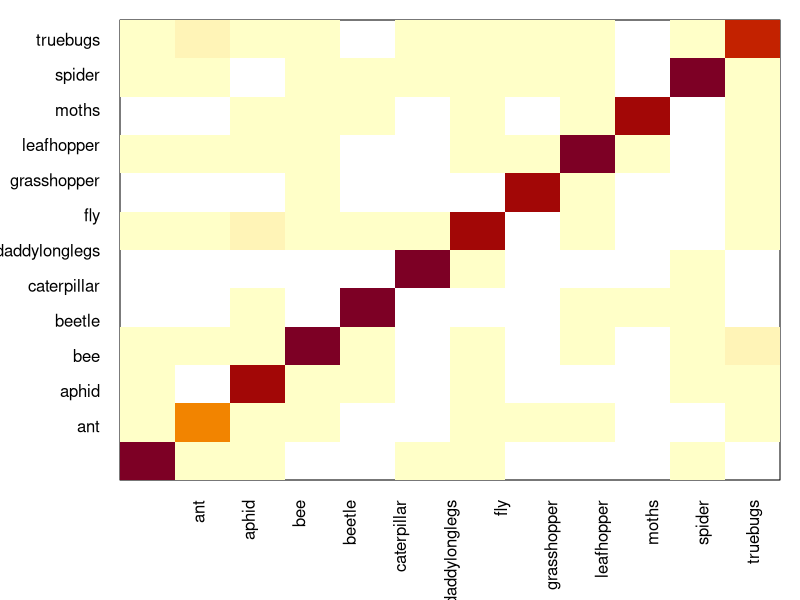

Reproduce this figure in R. (Note: this script raises an error after producing the figure.)
# Script for Identifying the types of errors made by citizen scientists in Caterpillars Count!

# Load libraries
library(dplyr)
library(tidyr)
library(stringr)
library(ggplot2)
# TESTINGGGGGGGGGGGG
# Read in raw data
arthro_sight = read.csv("2023-07-13_ExpertIdentification.csv")

# true_counts displays OriginalGroup:UpdatedGroup/StandardGroup:number of ID's with that pair according to those with a photo
 true_counts = arthro_sight %>%
   # filter(PhotoURL != "") %>%
   group_by(OriginalGroup, StandardGroup) %>%
   summarize(number = n())
# true_counts = arthro_sight() %>%
#   group_by(OriginalGroup) %>%
#   summarise(number = n())

# total_counts shows total amount of OriginalGroup IDs 
 total_counts = arthro_sight %>%
   # filter(PhotoURL != "") %>%
   group_by(OriginalGroup) %>%
   summarize(total_ID = n())
  
# use left_join() to compare total with proportion from true_counts
error_num = true_counts %>%
  group_by(OriginalGroup) %>% 
  left_join(total_counts, true_counts, by = c("OriginalGroup" = "OriginalGroup")) %>%
  mutate(rate = round((number / total_ID) * 100, 1)) %>%
  arrange(OriginalGroup, desc(rate)) #to see total desc rate (ie daddylonglegs are the least erroneously-ID'd arthropods) delete 'OriginalGroup' from arrange()


pivoted = error_num %>%
  select(OriginalGroup, StandardGroup, rate) %>%
  pivot_wider(names_from = StandardGroup, values_from = rate)

arthGroupsWeWant = c("ant", "aphid", "bee", "beetle", "caterpillar", 
                     "daddylonglegs", "fly", "grasshopper", "leafhopper",
                     "moths", "spider", "truebugs")

pivot2 = pivoted[pivoted$OriginalGroup %in% arthGroupsWeWant, 
                 arthGroupsWeWant] %>%
  mutate(OriginalGroup = arthGroupsWeWant) %>%
  select(OriginalGroup, ant:truebugs)

# image() plotting
par(mar = c(6, 6, 1, 1))

image(as.matrix(pivot2[, 2:ncol(pivot2)]), xaxt="n", yaxt="n")
mtext(arthGroupsWeWant, 1, at = (1:12)/12, las = 2, line = 1)
mtext(arthGroupsWeWant, 2, at = (1:12)/12, las = 1, line = 1)


?seq




# Stacked bar graphs

only_error_num = error_num %>%
  filter(OriginalGroup != StandardGroup)



stacked = ggplot(only_error_num, aes(fill=OriginalGroup, y=rate, x=StandardGroup)) + 
  geom_bar(position='stack', 
           stat = 'identity') + 
  labs(x = "Arthropod Group", 
       y = "Error Rate", 
       title = "Error Rate in Arthropod ID from Caterpillars Count!") +
  scale_fill_manual('Position', values=c('coral2', 'steelblue', 'pink', 'green', 'darkblue', 'turquoise', 'orange','green4', 'orange4','yellow', 'yellow3', 'pink4', 'darkturquoise', 'red')) + 
  theme(plot.title = element_text(hjust=0.5, size=10), 
        legend.text = element_text(size = 5), 
        legend.key.size = unit(2, 'mm'), 
        legend.title = element_text("testing"), 
        axis.text.x = element_text(size = 2.5))

grid = only_error_num %>%
  image(matrix('OriginalGroup', 'UpdatedGroup', 'rate'))
# 'z' must be a matrix ???


